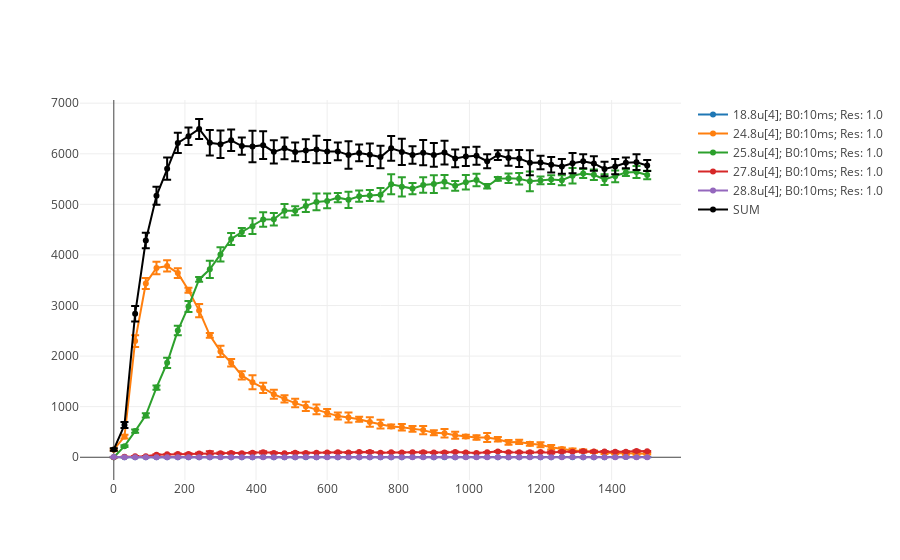

Notebook code for this chart:
### Markdown cell above
# Getting file and timescan data

### Code cell
file = pt('./07_03_19-5.scan')

location = os.getcwd()
time, mean, error, mass, t_res, t_b0  = timescanplot(file).get_data()
m = timescanplot(file).get_fullmass()

data = list(m.values())
iplot(data)
